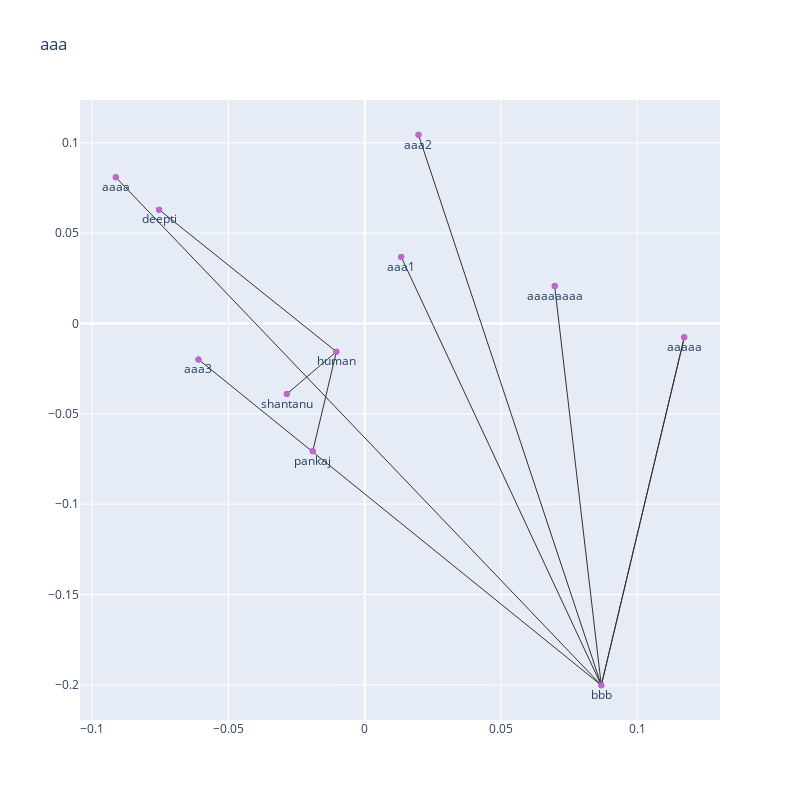

The notebook cell saved with this chart:
### Code cell
poincare_2d_visualization(model_test , relations_test, 'aaa', show_node_labels= model_test.kv.vocab.keys())

### Figure 1 — Plotly figure (JSON) as saved in the notebook; plotly's stock layout.template omitted (floating-point values rounded to 4 significant figures)
{"data": [{"hoverinfo": "none", "line": {"color": "rgb(50,50,50)", "width": 1}, "mode": "lines", "type": "scatter", "x": [-0.01909, -0.01041, null, -0.02862, -0.01041, null, -0.07548, -0.01041, null, 0.01339, 0.08679, null, 0.01971, 0.08679, null, -0.06102, 0.08679, null, -0.09137, 0.08679, null, 0.1172, 0.08679, null, 0.1172, 0.08679, null, 0.06969, 0.08679, null], "y": [-0.07077, -0.01563, null, -0.03905, -0.01563, null, 0.06297, -0.01563, null, 0.03674, -0.2002, null, 0.1044, -0.2002, null, -0.01992, -0.2002, null, 0.0809, -0.2002, null, -0.007697, -0.2002, null, -0.007697, -0.2002, null, 0.02066, -0.2002, null]}, {"marker": {"color": "rgb(30, 100, 200)"}, "mode": "markers", "text": ["pankaj", "human", "shantanu", "deepti", "aaa1", "bbb", "aaa2", "aaa3", "aaaa", "aaaaa", "aaaaaaaa"], "textposition": "bottom center", "type": "scatter", "x": [-0.01909, -0.01041, -0.02862, -0.07548, 0.01339, 0.08679, 0.01971, -0.06102, -0.09137, 0.1172, 0.06969], "y": [-0.07077, -0.01563, -0.03905, 0.06297, 0.03674, -0.2002, 0.1044, -0.01992, 0.0809, -0.007697, 0.02066]}, {"marker": {"color": "rgb(200, 100, 200)"}, "mode": "markers+text", "text": ["pankaj", "human", "shantanu", "deepti", "aaa1", "bbb", "aaa2", "aaa3", "aaaa", "aaaaa", "aaaaaaaa"], "textposition": "bottom center", "type": "scatter", "x": [-0.01909, -0.01041, -0.02862, -0.07548, 0.01339, 0.08679, 0.01971, -0.06102, -0.09137, 0.1172, 0.06969], "y": [-0.07077, -0.01563, -0.03905, 0.06297, 0.03674, -0.2002, 0.1044, -0.01992, 0.0809, -0.007697, 0.02066]}], "layout": {"height": 800, "hovermode": "closest", "showlegend": false, "title": {"text": "aaa"}, "width": 800}}
